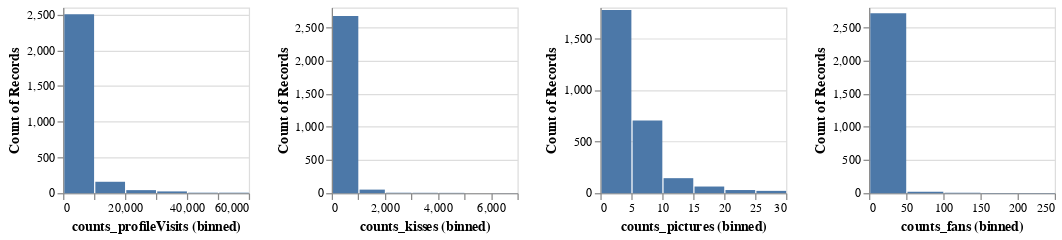

Notebook cell for this chart:
### Markdown cell above
### Exploratory data analysis

### Code cell
alt.Chart(df_train).mark_bar().encode(
    alt.X(alt.repeat("column"), type="quantitative", bin=True),
    y='count()',
).properties(
    width=150,
    height=150
).repeat(
    column=['counts_profileVisits','counts_kisses','counts_pictures','counts_fans'])

### Figure 1 — Vega-Lite specification as saved in the notebook (floating-point values rounded to 4 significant figures; data arrays with more than 128 entries replaced by an {"elided": "..."} marker saying what was removed)
{"config": {"view": {"continuousWidth": 300, "continuousHeight": 300}}, "repeat": {"column": ["counts_profileVisits", "counts_kisses", "counts_pictures", "counts_fans"]}, "spec": {"data": {"name": "data-aba2658f9baa6f4fe3ca45f9fbceaf11"}, "mark": {"type": "bar"}, "encoding": {"x": {"bin": true, "field": {"repeat": "column"}, "type": "quantitative"}, "y": {"aggregate": "count", "type": "quantitative"}}, "height": 150, "width": 150}, "$schema": "https://vega.github.io/schema/vega-lite/v5.8.0.json", "datasets": {"data-aba2658f9baa6f4fe3ca45f9fbceaf11": {"elided": "2740 records"}}}
